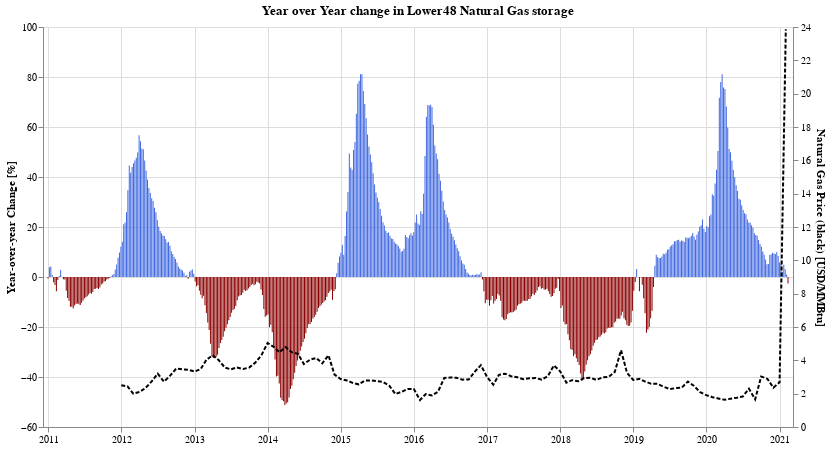

Source (notebook cell):
### Markdown cell above
## How does the natural gas price vary with inventories?

### Code cell
ng_price = alt.Chart(df_natgas[-110:]).mark_line(color='black', strokeDash=[4, 2]).encode(
    alt.X('Date:T'),
    alt.Y('Close-Nominal:Q', axis=alt.Axis(title='Natural Gas Price (black) [USD/MMBtu]'))
).properties(
    width=750,
    height=400
)

(chartFor(df_ng_yoy, 'Lower48', label='Natural Gas storage') + ng_price).resolve_scale(y='independent').properties(
    background='white'
)

### Figure 1 — Vega-Lite specification as saved in the notebook (floating-point values rounded to 4 significant figures; data arrays with more than 128 entries replaced by an {"elided": "..."} marker saying what was removed)
{"config": {"view": {"continuousWidth": 400, "continuousHeight": 300}}, "layer": [{"data": {"name": "data-fb6a385a23871aad8228213a2f0658b1"}, "mark": {"type": "bar", "width": 1}, "encoding": {"color": {"condition": {"value": "darkred", "test": "datum['Lower48'] < 0"}, "value": "royalblue"}, "tooltip": [{"type": "temporal", "field": "dt", "title": ""}, {"type": "quantitative", "field": "Lower48", "format": ",.02f", "title": "YoY % Change"}], "x": {"type": "temporal", "axis": {"title": ""}, "field": "dt"}, "y": {"type": "quantitative", "axis": {"title": "Year-over-year Change [%]"}, "field": "Lower48"}}, "height": 400, "title": "Year over Year change in Lower48 Natural Gas storage", "width": 750}, {"data": {"name": "data-3c3c5de0087d637e4266607edb742c24"}, "mark": {"type": "line", "color": "black", "strokeDash": [4, 2]}, "encoding": {"x": {"type": "temporal", "field": "Date"}, "y": {"type": "quantitative", "axis": {"title": "Natural Gas Price (black) [USD/MMBtu]"}, "field": "Close-Nominal"}}, "height": 400, "width": 750}], "background": "white", "resolve": {"scale": {"y": "independent"}}, "$schema": "https://vega.github.io/schema/vega-lite/v4.8.1.json", "datasets": {"data-fb6a385a23871aad8228213a2f0658b1": {"elided": "581 records"}, "data-3c3c5de0087d637e4266607edb742c24": [{"Date": "2012-01-01T00:00:00", "Close-Adj": 2.9, "Close-Nominal": 2.51}, {"Date": "2012-02-01T00:00:00", "Close-Adj": 2.8, "Close-Nominal": 2.44}, {"Date": "2012-03-01T00:00:00", "Close-Adj": 2.28, "Close-Nominal": 2.0}, {"Date": "2012-04-01T00:00:00", "Close-Adj": 2.39, "Close-Nominal": 2.1}, {"Date": "2012-05-01T00:00:00", "Close-Adj": 2.66, "Close-Nominal": 2.34}, {"Date": "2012-06-01T00:00:00", "Close-Adj": 3.12, "Close-Nominal": 2.74}, {"Date": "2012-07-01T00:00:00", "Close-Adj": 3.65, "Close-Nominal": 3.2}, {"Date": "2012-08-01T00:00:00", "Close-Adj": 3.09, "Close-Nominal": 2.72}, {"Date": "2012-09-01T00:00:00", "Close-Adj": 3.48, "Close-Nominal": 3.08}, {"Date": "2012-10-01T00:00:00", "Close-Adj": 3.96, "Close-Nominal": 3.5}, {"Date": "2012-11-01T00:00:00", "Close-Adj": 3.93, "Close-Nominal": 3.46}, {"Date": "2012-12-01T00:00:00", "Close-Adj": 3.91, "Close-Nominal": 3.43}, {"Date": "2013-01-01T00:00:00", "Close-Adj": 3.78, "Close-Nominal": 3.33}, {"Date": "2013-02-01T00:00:00", "Close-Adj": 3.92, "Close-Nominal": 3.48}, {"Date": "2013-03-01T00:00:00", "Close-Adj": 4.53, "Close-Nominal": 4.03}, {"Date": "2013-04-01T00:00:00", "Close-Adj": 4.84, "Close-Nominal": 4.3}, {"Date": "2013-05-01T00:00:00", "Close-Adj": 4.51, "Close-Nominal": 4.02}, {"Date": "2013-06-01T00:00:00", "Close-Adj": 4.0, "Close-Nominal": 3.57}, {"Date": "2013-07-01T00:00:00", "Close-Adj": 3.88, "Close-Nominal": 3.46}, {"Date": "2013-08-01T00:00:00", "Close-Adj": 3.99, "Close-Nominal": 3.57}, {"Date": "2013-09-01T00:00:00", "Close-Adj": 3.89, "Close-Nominal": 3.48}, {"Date": "2013-10-01T00:00:00", "Close-Adj": 4.0, "Close-Nominal": 3.57}, {"Date": "2013-11-01T00:00:00", "Close-Adj": 4.34, "Close-Nominal": 3.87}, {"Date": "2013-12-01T00:00:00", "Close-Adj": 4.84, "Close-Nominal": 4.31}, {"Date": "2014-01-01T00:00:00", "Close-Adj": 5.63, "Close-Nominal": 5.04}, {"Date": "2014-02-01T00:00:00", "Close-Adj": 5.35, "Close-Nominal": 4.8}, {"Date": "2014-03-01T00:00:00", "Close-Adj": 4.96, "Close-Nominal": 4.48}, {"Date": "2014-04-01T00:00:00", "Close-Adj": 5.28, "Close-Nominal": 4.79}, {"Date": "2014-05-01T00:00:00", "Close-Adj": 4.94, "Close-Nominal": 4.49}, {"Date": "2014-06-01T00:00:00", "Close-Adj": 4.82, "Close-Nominal": 4.39}, {"Date": "2014-07-01T00:00:00", "Close-Adj": 4.15, "Close-Nominal": 3.78}, {"Date": "2014-08-01T00:00:00", "Close-Adj": 4.44, "Close-Nominal": 4.04}, {"Date": "2014-09-01T00:00:00", "Close-Adj": 4.55, "Close-Nominal": 4.14}, {"Date": "2014-10-01T00:00:00", "Close-Adj": 4.21, "Close-Nominal": 3.82}, {"Date": "2014-11-01T00:00:00", "Close-Adj": 4.76, "Close-Nominal": 4.3}, {"Date": "2014-12-01T00:00:00", "Close-Adj": 3.5, "Close-Nominal": 3.14}, {"Date": "2015-01-01T00:00:00", "Close-Adj": 3.22, "Close-Nominal": 2.88}, {"Date": "2015-02-01T00:00:00", "Close-Adj": 3.11, "Close-Nominal": 2.79}, {"Date": "2015-03-01T00:00:00", "Close-Adj": 2.94, "Close-Nominal": 2.65}, {"Date": "2015-04-01T00:00:00", "Close-Adj": 2.83, "Close-Nominal": 2.56}, {"Date": "2015-05-01T00:00:00", "Close-Adj": 3.06, "Close-Nominal": 2.78}, {"Date": "2015-06-01T00:00:00", "Close-Adj": 3.07, "Close-Nominal": 2.8}, {"Date": "2015-07-01T00:00:00", "Close-Adj": 3.02, "Close-Nominal": 2.76}, {"Date": "2015-08-01T00:00:00", "Close-Adj": 2.96, "Close-Nominal": 2.7}, {"Date": "2015-09-01T00:00:00", "Close-Adj": 2.71, "Close-Nominal": 2.47}, {"Date": "2015-10-01T00:00:00", "Close-Adj": 2.18, "Close-Nominal": 1.98}, {"Date": "2015-11-01T00:00:00", "Close-Adj": 2.33, "Close-Nominal": 2.11}, {"Date": "2015-12-01T00:00:00", "Close-Adj": 2.52, "Close-Nominal": 2.28}, {"Date": "2016-01-01T00:00:00", "Close-Adj": 2.52, "Close-Nominal": 2.28}, {"Date": "2016-02-01T00:00:00", "Close-Adj": 1.79, "Close-Nominal": 1.62}, {"Date": "2016-03-01T00:00:00", "Close-Adj": 2.17, "Close-Nominal": 1.98}, {"Date": "2016-04-01T00:00:00", "Close-Adj": 2.07, "Close-Nominal": 1.89}, {"Date": "2016-05-01T00:00:00", "Close-Adj": 2.31, "Close-Nominal": 2.12}, {"Date": "2016-06-01T00:00:00", "Close-Adj": 3.19, "Close-Nominal": 2.94}, {"Date": "2016-07-01T00:00:00", "Close-Adj": 3.23, "Close-Nominal": 2.97}, {"Date": "2016-08-01T00:00:00", "Close-Adj": 3.2, "Close-Nominal": 2.95}, {"Date": "2016-09-01T00:00:00", "Close-Adj": 3.08, "Close-Nominal": 2.84}, {"Date": "2016-10-01T00:00:00", "Close-Adj": 3.08, "Close-Nominal": 2.85}, {"Date": "2016-11-01T00:00:00", "Close-Adj": 3.6, "Close-Nominal": 3.32}, {"Date": "2016-12-01T00:00:00", "Close-Adj": 4.02, "Close-Nominal": 3.71}, {"Date": "2017-01-01T00:00:00", "Close-Adj": 3.23, "Close-Nominal": 3.0}, {"Date": "2017-02-01T00:00:00", "Close-Adj": 2.73, "Close-Nominal": 2.54}, {"Date": "2017-03-01T00:00:00", "Close-Adj": 3.36, "Close-Nominal": 3.13}, {"Date": "2017-04-01T00:00:00", "Close-Adj": 3.42, "Close-Nominal": 3.2}, {"Date": "2017-05-01T00:00:00", "Close-Adj": 3.26, "Close-Nominal": 3.05}, {"Date": "2017-06-01T00:00:00", "Close-Adj": 3.18, "Close-Nominal": 2.98}, {"Date": "2017-07-01T00:00:00", "Close-Adj": 3.07, "Close-Nominal": 2.87}, {"Date": "2017-08-01T00:00:00", "Close-Adj": 3.11, "Close-Nominal": 2.92}, {"Date": "2017-09-01T00:00:00", "Close-Adj": 3.12, "Close-Nominal": 2.94}, {"Date": "2017-10-01T00:00:00", "Close-Adj": 3.01, "Close-Nominal": 2.84}, {"Date": "2017-11-01T00:00:00", "Close-Adj": 3.24, "Close-Nominal": 3.06}, {"Date": "2017-12-01T00:00:00", "Close-Adj": 3.92, "Close-Nominal": 3.69}, {"Date": "2018-01-01T00:00:00", "Close-Adj": 3.52, "Close-Nominal": 3.34}, {"Date": "2018-02-01T00:00:00", "Close-Adj": 2.8, "Close-Nominal": 2.66}, {"Date": "2018-03-01T00:00:00", "Close-Adj": 2.94, "Close-Nominal": 2.81}, {"Date": "2018-04-01T00:00:00", "Close-Adj": 2.87, "Close-Nominal": 2.75}, {"Date": "2018-05-01T00:00:00", "Close-Adj": 3.06, "Close-Nominal": 2.94}, {"Date": "2018-06-01T00:00:00", "Close-Adj": 3.07, "Close-Nominal": 2.96}, {"Date": "2018-07-01T00:00:00", "Close-Adj": 2.93, "Close-Nominal": 2.82}, {"Date": "2018-08-01T00:00:00", "Close-Adj": 3.09, "Close-Nominal": 2.98}, {"Date": "2018-09-01T00:00:00", "Close-Adj": 3.12, "Close-Nominal": 3.01}, {"Date": "2018-10-01T00:00:00", "Close-Adj": 3.42, "Close-Nominal": 3.31}, {"Date": "2018-11-01T00:00:00", "Close-Adj": 4.79, "Close-Nominal": 4.61}, {"Date": "2018-12-01T00:00:00", "Close-Adj": 3.38, "Close-Nominal": 3.25}, {"Date": "2019-01-01T00:00:00", "Close-Adj": 2.93, "Close-Nominal": 2.82}, {"Date": "2019-02-01T00:00:00", "Close-Adj": 2.99, "Close-Nominal": 2.89}, {"Date": "2019-03-01T00:00:00", "Close-Adj": 2.81, "Close-Nominal": 2.73}, {"Date": "2019-04-01T00:00:00", "Close-Adj": 2.65, "Close-Nominal": 2.59}, {"Date": "2019-05-01T00:00:00", "Close-Adj": 2.64, "Close-Nominal": 2.59}, {"Date": "2019-06-01T00:00:00", "Close-Adj": 2.47, "Close-Nominal": 2.42}, {"Date": "2019-07-01T00:00:00", "Close-Adj": 2.33, "Close-Nominal": 2.28}, {"Date": "2019-08-01T00:00:00", "Close-Adj": 2.38, "Close-Nominal": 2.33}, {"Date": "2019-09-01T00:00:00", "Close-Adj": 2.42, "Close-Nominal": 2.37}, {"Date": "2019-10-01T00:00:00", "Close-Adj": 2.77, "Close-Nominal": 2.73}, {"Date": "2019-11-01T00:00:00", "Close-Adj": 2.5, "Close-Nominal": 2.46}, {"Date": "2019-12-01T00:00:00", "Close-Adj": 2.13, "Close-Nominal": 2.09}, {"Date": "2020-01-01T00:00:00", "Close-Adj": 1.94, "Close-Nominal": 1.91}, {"Date": "2020-02-01T00:00:00", "Close-Adj": 1.81, "Close-Nominal": 1.79}, {"Date": "2020-03-01T00:00:00", "Close-Adj": 1.73, "Close-Nominal": 1.71}, {"Date": "2020-04-01T00:00:00", "Close-Adj": 1.66, "Close-Nominal": 1.63}, {"Date": "2020-05-01T00:00:00", "Close-Adj": 1.73, "Close-Nominal": 1.7}, {"Date": "2020-06-01T00:00:00", "Close-Adj": 1.79, "Close-Nominal": 1.76}, {"Date": "2020-07-01T00:00:00", "Close-Adj": 1.85, "Close-Nominal": 1.83}, {"Date": "2020-08-01T00:00:00", "Close-Adj": 2.31, "Close-Nominal": 2.3}, {"Date": "2020-09-01T00:00:00", "Close-Adj": 1.67, "Close-Nominal": 1.66}, {"Date": "2020-10-01T00:00:00", "Close-Adj": 3.05, "Close-Nominal": 3.03}, {"Date": "2020-11-01T00:00:00", "Close-Adj": 2.9, "Close-Nominal": 2.89}, {"Date": "2020-12-01T00:00:00", "Close-Adj": 2.37, "Close-Nominal": 2.36}, {"Date": "2021-01-01T00:00:00", "Close-Adj": 2.68, "Close-Nominal": 2.68}, {"Date": "2021-02-01T00:00:00", "Close-Adj": 23.86, "Close-Nominal": 23.86}]}}
